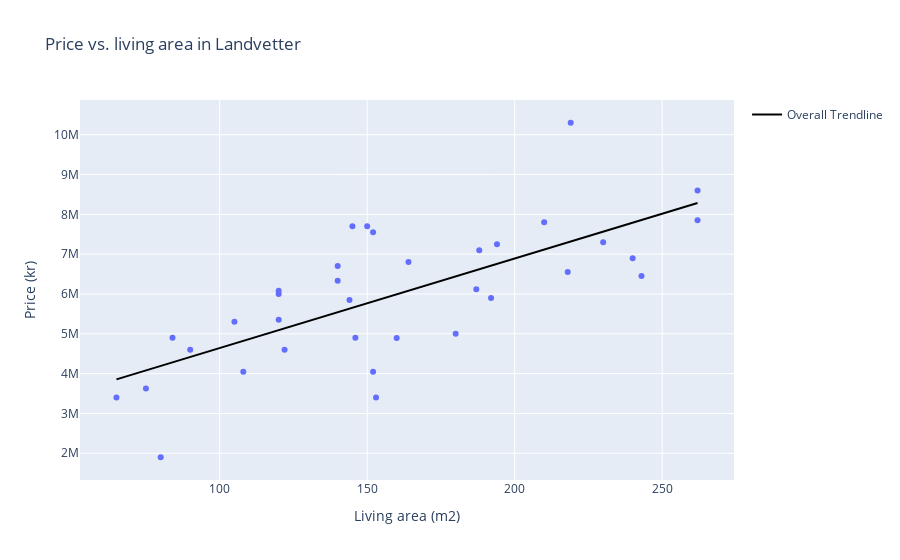

The code cell stored with this chart in its notebook:
### Markdown cell above
## Task 1
#### The following [web page](https://www.hemnet.se/salda/bostader?location_ids%5B%5D=940808&item_types%5B%5D=villa&sold_age=6m) lists the selling prices of villas in Landvetter that were sold in the past 6 months. Find a linear regression model that relates the living area to the selling price. (You may transcribe the values from the web page into your program or into a data file by hand, or you can write a program to do this, but don’t spend too much time doing this because “web scraping” is not the main objective of this assignment!)

### Code cell
# Read dataframe
rawData = pd.read_csv('living-area-vs-selling-price.csv')

# Create dataframe without rows containing NaN values
finalData = rawData.dropna()

# Print figure number
print('Figure 1:')

#Create Plotly figure
#with Ordinary Least Squares regression trendline 
fig = px.scatter(finalData, x='Living area (m2)', 
            y='Price (kr)', hover_data=['Adress'],
            title='Price vs. living area in Landvetter', 
            trendline='ols', trendline_scope='overall', trendline_color_override='black')
#Display figure
fig.show()

### Figure 1 — Plotly figure (JSON) as saved in the notebook; plotly's stock layout.template omitted (floating-point values rounded to 4 significant figures)
{"data": [{"customdata": [["Backatorpsvägen 6"], ["Berghemsvägen 9"], ["Blåklockevägen 136"], ["Blåklockevägen 141"], ["Borgåsvägen 12"], ["Borgåsvägen 41"], ["Brunnbergsvägen 10"], ["Byvägen 35"], ["Bårekulla sjöväg 22"], ["Doppingvägen 18"], ["Dörravägen 5"], ["Ekvägen 3"], ["Furuhöjdsvägen 3"], ["Furuhöjdsvägen 6"], ["Furuvägen 16"], ["Hallonvägen 15"], ["Hjortronvägen 7"], ["Härkeshultsvägen 22"], ["Högåsvägen 21"], ["Junibacken 12"], ["Lisebergsvägen 40"], ["Milstensvägen 8"], ["Myrvägen 8"], ["Nytorpsvägen 22"], ["Prästängsvägen 30"], ["Solvägen 18"], ["Sprängbäcksvägen 11"], ["Södra Stommen 80"], ["Timmervägen 55"], ["Trollbackevägen 10"], ["Uppegårdsvägen 49"], ["Uppegårdsvägen 53"], ["Vibergsvägen 3"], ["Vitsippevägen 4"], ["Västergårdsvägen 13"]], "hovertemplate": "Living area (m2)=%{x}<br>Price (kr)=%{y}<br>Adress=%{customdata[0]}<extra></extra>", "legendgroup": "", "marker": {"color": "#636efa", "symbol": "circle"}, "mode": "markers", "name": "", "orientation": "v", "showlegend": false, "type": "scatter", "x": [145, 144, 105, 194, 240, 262, 150, 152, 80, 188, 160, 146, 243, 262, 90, 164, 120, 187, 219, 153, 210, 218, 75, 140, 192, 65, 84, 108, 120, 180, 152, 120, 122, 140, 230], "xaxis": "x", "y": [7700000, 5850000, 5300000, 7250000, 6900000, 8600000, 7700000, 7550000, 1900000, 7100000, 4895000, 4900000, 6450000, 7850000, 4600000, 6800000, 5350000, 6120000, 10300000, 3400000, 7800000, 6550000, 3625000, 6330000, 5900000, 3400000, 4900000, 4050000, 6000000, 5000000, 4050000, 6080000, 4597000, 6700000, 7300000], "yaxis": "y"}, {"hovertemplate": "<b>OLS trendline</b><br>Price (kr) = 22477.8 * Living area (m2) + 2.39487e+06<br>R<sup>2</sup>=0.501607<br><br>Living area (m2)=%{x}<br>Price (kr)=%{y} <b>(trend)</b><extra></extra>", "legendgroup": "Overall Trendline", "line": {"color": "black"}, "mode": "lines", "name": "Overall Trendline", "showlegend": true, "type": "scatter", "x": [65, 75, 80, 84, 90, 105, 108, 120, 120, 120, 122, 140, 140, 144, 145, 146, 150, 152, 152, 153, 160, 164, 180, 187, 188, 192, 194, 210, 218, 219, 230, 240, 243, 262, 262], "xaxis": "x", "y": [3856000.0, 4081000.0, 4193000.0, 4283000.0, 4418000.0, 4755000.0, 4822000.0, 5092000.0, 5092000.0, 5092000.0, 5137000.0, 5542000.0, 5542000.0, 5632000.0, 5654000.0, 5677000.0, 5767000.0, 5811000.0, 5811000.0, 5834000.0, 5991000.0, 6081000.0, 6441000.0, 6598000.0, 6621000.0, 6711000.0, 6756000.0, 7115000.0, 7295000.0, 7318000.0, 7565000.0, 7790000.0, 7857000.0, 8284000.0, 8284000.0], "yaxis": "y"}], "layout": {"legend": {"tracegroupgap": 0}, "title": {"text": "Price vs. living area in Landvetter"}, "xaxis": {"anchor": "y", "domain": [0, 1], "title": {"text": "Living area (m2)"}}, "yaxis": {"anchor": "x", "domain": [0, 1], "title": {"text": "Price (kr)"}}}}
